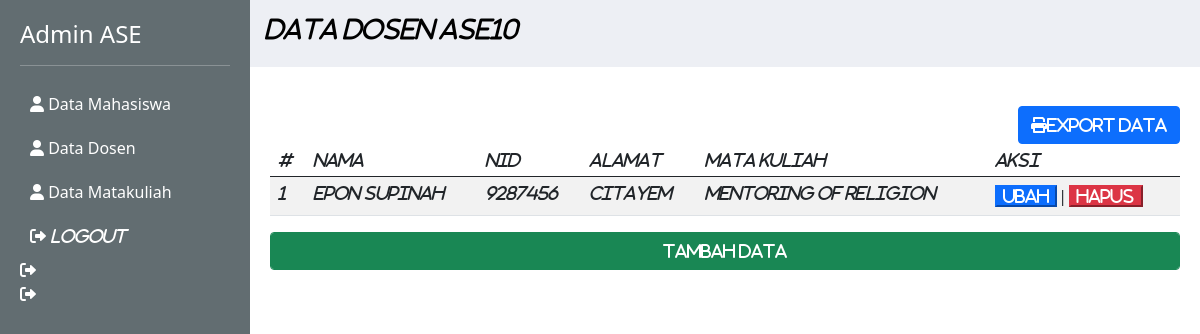
The app's page /viewAdmin/dsn/tampilDatadsn.php (signed in) with its own data.
### tables this page shows
CREATE TABLE `menu` (
  `id` int(11) NOT NULL,
  `namaMenu` varchar(125) NOT NULL,
  `url` text NOT NULL,
  `parent_id` int(11) DEFAULT NULL,
  `created_at` timestamp NOT NULL DEFAULT current_timestamp(),
  `updated_at` timestamp NULL DEFAULT NULL
);

CREATE TABLE `dosen` (
  `Id` int(11) NOT NULL,
  `NamaDosen` varchar(50) NOT NULL,
  `NID` varchar(12) NOT NULL,
  `Alamat` text NOT NULL,
  `MataKuliah` varchar(50) NOT NULL,
  `created_at` timestamp NOT NULL DEFAULT current_timestamp(),
  `updated_at` timestamp NULL DEFAULT NULL ON UPDATE current_timestamp()
);

### viewAdmin/dsn/tampilDatadsn.php (the view, shortened to what this page needs)
<?php
    include "../header.php";
    ?>
    <div class="header">
        <h4>Data Dosen ASE10</h4>
    </div>
    <div class="content" style="margin-top: 70px;">
        <form action="cetakData.php" method="POST">
            <button type="submit" class="btn btn-primary float-end"><i class="fa fa-print"></i>Export Data</button>
        </form>
        <table class="table table-striped">
            <thead>
                <tr>
                    <th>#</th>
                    <th>Nama</th>
                    <th>NID</th>
                    <th>Alamat</th>
                    <th>Mata Kuliah</th>
                    <th>Aksi</th>
                </tr>
            </thead>
            <tbody>
                <?php
                    include "../../koneksi.php";
                    $sql = "SELECT Id, NamaDosen, NID, Alamat, MataKuliah FROM dosen";
                    $result = $conn->query($sql);
                    if ($result->num_rows > 0) {
                        $i = 1;
                        while ($row = $result->fetch_assoc()) {
                            echo "<tr>";
                            echo "<th scope='row'>".$i++."</th>";
                            echo "<td>".$row['NamaDosen']."</td>";
                            echo "<td>".$row['NID']."</td>";
                            echo "<td>".$row['Alamat']."</td>";
                            echo "<td>".$row['MataKuliah']."</td>";
                            echo "<td>
                                    <a href='ubahDataDsn.php?id=".$row['Id']."'>
                                        <button class='btn-primary'>Ubah</button></a> |
                                    <a href='prosesHapus.php?id=".$row['Id']."'>
                                        <button class='btn-danger'>Hapus</button></a>
                                </td>";
                            echo "</tr>";
                        }
                    }
                ?>
            </tbody>
        </table>
        <a href="../tambahDatadsn.php"><button type="button" class="form-control btn btn-success mb-3" name="submit">Tambah Data</button></a>
    </div>
<?php include "../footer.php"; ?>

### viewAdmin/sidebar.php
<div class="sidebar">
    <h4>Admin ASE</h4>
    <hr>
    <?php
    $query = "SELECT * FROM menu";
    $result = mysqli_query($conn, $query);
        while ($row = mysqli_fetch_assoc($result)) {
            echo '<a href="'.$row['url'].'"><i class="fas fa-user"></i>
            '.$row['namaMenu'].'</a>';
        }
    ?>
    <div class="logout">
        <a href="../../auth/logout.php" class="logout-icon"><i class="fas fa-sign-out-alt"><i>
        logout</a>
    </div>
</div>

### viewAdmin/header.php (style rules this page uses)
body { display: flex; flex-direction: column; min-height: 100vh; }
.sidebar { width: 250px; min-height: 100vh; background-color: #626d71; color: white; padding: 20px; position: fixed; }
.sidebar a { color: white; display: block; padding: 10px; text-decoration: none; }
.content { margin-left: 250px; flex-grow: 1; padding: 20px; }
.header { width: 100%; background-color:rgb(237, 239, 244); color: black; padding: 15px; display: flex; justify-content: space-between; align-items: center; position: fixed; top: 0; left: 250px; right: 0; z-index: 1000; }
.logout-icon { font-size: 16px; color: red; text-decoration: none; cursor: pointer; }

### records on screen
menu: namaMenu "Data Mahasiswa"
menu: namaMenu "Data Dosen"
menu: namaMenu "Data Matakuliah"
dosen: NamaDosen "Epon Supinah", NID "9287456", Alamat "citayem", MataKuliah "Mentoring Of Religion"
